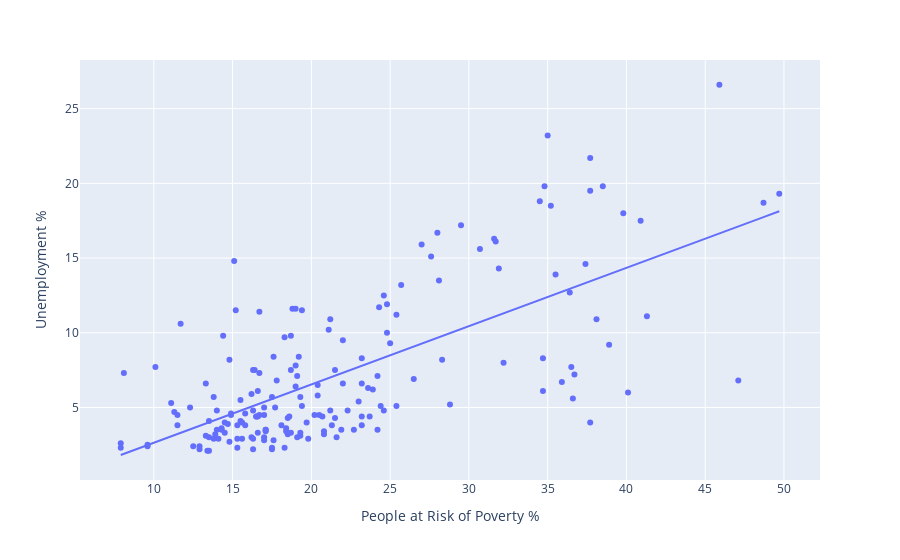

This figure's notebook cell:
### Code cell
df.plot(kind = 'scatter', backend = 'plotly',
        x = 'People at Risk of Poverty %', y = 'Unemployment %',
        trendline = 'ols',
        height = 500)

### Figure 1 — Plotly figure (JSON) as saved in the notebook; plotly's stock layout.template omitted (floating-point values rounded to 4 significant figures; data arrays with more than 128 entries replaced by an {"elided": "..."} marker saying what was removed)
{"data": [{"hovertemplate": "People at Risk of Poverty %=%{x}<br>Unemployment %=%{y}<extra></extra>", "legendgroup": "", "marker": {"color": "#636efa", "symbol": "circle"}, "mode": "markers", "name": "", "orientation": "v", "showlegend": false, "type": "scatter", "x": {"elided": "242 float values"}, "xaxis": "x", "y": {"elided": "242 float values"}, "yaxis": "y"}, {"hovertemplate": "<b>OLS trendline</b><br>Unemployment % = 0.390385 * People at Risk of Poverty % + -1.27135<br>R<sup>2</sup>=0.464011<br><br>People at Risk of Poverty %=%{x}<br>Unemployment %=%{y} <b>(trend)</b><extra></extra>", "legendgroup": "", "marker": {"color": "#636efa", "symbol": "circle"}, "mode": "lines", "name": "", "showlegend": false, "type": "scatter", "x": {"elided": "181 float values"}, "xaxis": "x", "y": {"elided": "181 float values"}, "yaxis": "y"}], "layout": {"autosize": true, "legend": {"tracegroupgap": 0}, "margin": {"t": 60}, "xaxis": {"anchor": "y", "autorange": true, "domain": [0, 1], "range": [5.251, 52.35], "title": {"text": "People at Risk of Poverty %"}, "type": "linear"}, "yaxis": {"anchor": "x", "autorange": true, "domain": [0, 1], "range": [0.09573, 28.3], "title": {"text": "Unemployment %"}, "type": "linear"}}}
